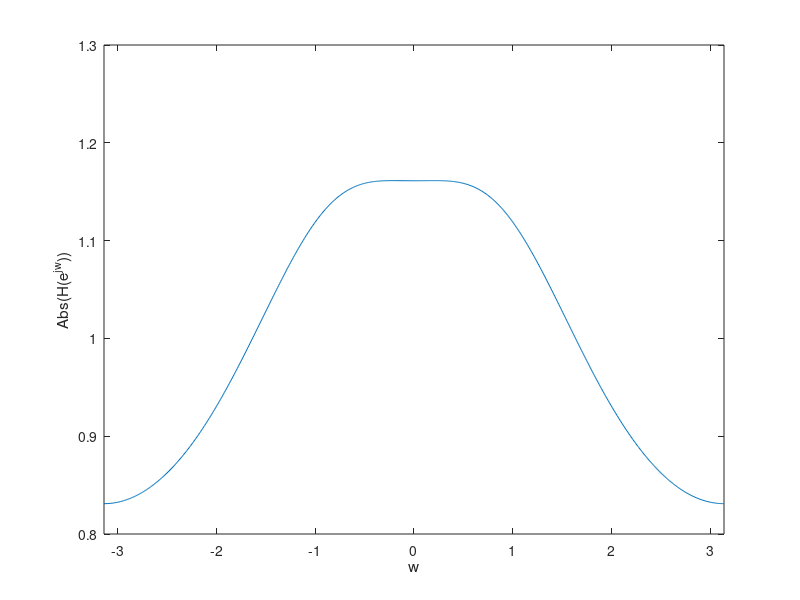

This chart was generated by the following MATLAB code:
w = -pi:1/100:pi;
%w = pi*5/4;
x1 = abs(1.*exp(1j.*w)- (sqrt(2)/8))

x2 = abs(1.*exp(1j*w) - (1/4).*exp(1j*pi/4)).*abs(1.*exp(1j*w) - (1/4).*exp(-1j*pi/4))

x3 = x1./x2

    
plot(w,x3);
xlim([-pi,pi]);
xlabel('w');
ylabel('Abs(H(e^j^w))');

z =  (1/4)*exp(-1j*pi/4);

%z = 1/4;

a1 = 1 - (sqrt(2)/8)/z;

a2 = 1 - (1/4) * exp(-1j*pi/4)/z;

a3 = 1 - (1/4) * exp(1j*pi/4)/z;

a4 = 1 - 1/(4*z);

 
aaa = a1/(a3*a4);